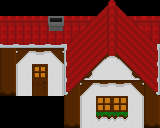

Below is a game level as drawn by its tile map, then a one-line description and the .tmx file that defines it, in full:
An orthogonal 10x8 tile map with 16x16 px tiles, 1 tile layer (Kachelebene 1).

<map version="1.2" tiledversion="1.2.0" orientation="orthogonal" renderorder="right-down" width="10" height="8" tilewidth="16" tileheight="16" infinite="0" nextlayerid="6" nextobjectid="1">
 <tileset firstgid="1" name="houseTielset" tilewidth="16" tileheight="16" tilecount="100" columns="10">
  <image source="../../tiels/houseTielset.png" width="160" height="160" />
 </tileset>
 <layer id="5" name="Kachelebene 1" width="10" height="8">
  <data encoding="csv">
0,0,0,0,0,0,14,15,0,0,
12,12,12,23,12,73,94,95,76,12,
33,33,33,33,74,52,94,95,57,75,
31,44,43,45,62,52,34,35,57,67,
31,41,71,42,62,53,63,66,56,67,
11,41,81,42,83,24,43,43,25,86,
0,0,0,0,31,41,91,91,42,31,
0,0,0,0,11,41,92,92,42,11
</data>
 </layer>
</map>
